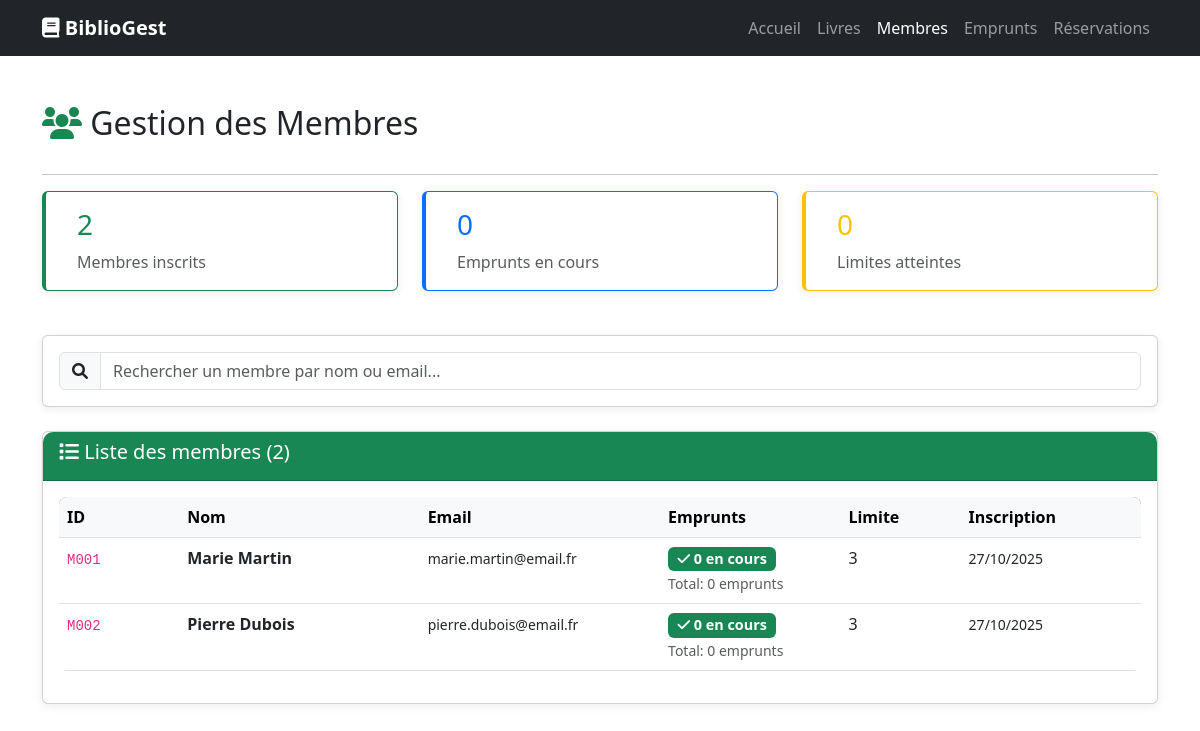
Page /pages/membres.php on the committed database.
### tables this page shows
CREATE TABLE Membre (
    id VARCHAR(50) PRIMARY KEY,
    nom VARCHAR(255) NOT NULL,
    email VARCHAR(255) UNIQUE NOT NULL,
    nbEmprunts INT DEFAULT 0,
    maxEmprunts INT DEFAULT 3,
    created_at TIMESTAMP DEFAULT CURRENT_TIMESTAMP,
    updated_at TIMESTAMP DEFAULT CURRENT_TIMESTAMP ON UPDATE CURRENT_TIMESTAMP
);

### pages/membres.php (the view, shortened to what this page needs)
<?php
$database = new Database();
$db = $database->getConnection();
$query = "SELECT M.*,
          COUNT(DISTINCT E.id) as total_emprunts_historique,
          COUNT(DISTINCT CASE WHEN E.statut = 'EN_COURS' THEN E.id END) as emprunts_actuels,
          SUM(CASE WHEN A.actif = TRUE THEN A.montant ELSE 0 END) as amendes_dues
          FROM Membre M
          LEFT JOIN Emprunt E ON M.id = E.membreId
          LEFT JOIN Amende A ON E.id = A.empruntId
          GROUP BY M.id
          ORDER BY M.nom";
$resultats = $db->query($query);
$statsQuery = "SELECT
    COUNT(*) as total,
    SUM(CASE WHEN nbEmprunts >= maxEmprunts THEN 1 ELSE 0 END) as limites_atteintes,
    SUM(nbEmprunts) as total_emprunts_cours
    FROM Membre";
$stats = $db->query($statsQuery)->fetch(PDO::FETCH_ASSOC);
?>
<!DOCTYPE html>
<html lang="fr">
<head>
    <link href="../assets/css/custom.css" rel="stylesheet">
    <link href="https://cdn.jsdelivr.net/npm/bootstrap@5.3.0/dist/css/bootstrap.min.css" rel="stylesheet">
    <link href="https://cdnjs.cloudflare.com/ajax/libs/font-awesome/6.0.0/css/all.min.css" rel="stylesheet">
</head>
<body>
    <nav class="navbar navbar-expand-lg navbar-dark bg-dark">
        <div class="container">
            <a class="navbar-brand" href="../index.php">
                <i class="fas fa-book"></i> BiblioGest
            </a>
            <div class="collapse navbar-collapse" id="navbarNav">
                <ul class="navbar-nav ms-auto">
                    <li class="nav-item"><a class="nav-link" href="../index.php">Accueil</a></li>
                    <li class="nav-item"><a class="nav-link" href="livres.php">Livres</a></li>
                    <li class="nav-item"><a class="nav-link active" href="membres.php">Membres</a></li>
                    <li class="nav-item"><a class="nav-link" href="emprunts.php">Emprunts</a></li>
                    <li class="nav-item"><a class="nav-link" href="reservations.php">Réservations</a></li>
                </ul>
            </div>
        </div>
    </nav>
    <div class="container my-5">
        <div class="d-flex justify-content-between align-items-center mb-4">
            <h2><i class="fas fa-users text-success"></i> Gestion des Membres</h2>
        </div>
        <hr>
        <div class="row mb-4">
            <div class="col-md-4">
                <div class="card stat-box border-success">
                    <div class="card-body">
                        <h3 class="text-success"><?= $stats['total'] ?></h3>
                        <p class="text-muted mb-0">Membres inscrits</p>
                    </div>
                </div>
            </div>
            <div class="col-md-4">
                <div class="card stat-box border-primary">
                    <div class="card-body">
                        <h3 class="text-primary"><?= $stats['total_emprunts_cours'] ?></h3>
                        <p class="text-muted mb-0">Emprunts en cours</p>
                    </div>
                </div>
            </div>
            <div class="col-md-4">
                <div class="card stat-box border-warning">
                    <div class="card-body">
                        <h3 class="text-warning"><?= $stats['limites_atteintes'] ?></h3>
                        <p class="text-muted mb-0">Limites atteintes</p>
                    </div>
                </div>
            </div>
        </div>
        <div class="card mb-4">
            <div class="card-body">
                <div class="row">
                    <div class="col-md-12">
                        <div class="input-group">
                            <span class="input-group-text"><i class="fas fa-search"></i></span>
                            <input type="text" id="searchInput" class="form-control" placeholder="Rechercher un membre par nom ou email...">
                        </div>
                    </div>
                </div>
            </div>
        </div>
        <div class="card">
            <div class="card-header bg-success text-white">
                <h5><i class="fas fa-list"></i> Liste des membres (<?= $stats['total'] ?>)</h5>
            </div>
            <div class="card-body">
                <div class="table-responsive">
                    <table class="table table-hover" id="membresTable">
                        <thead class="table-light">
                            <tr>
                                <th width="10%">ID</th>
                                <th width="20%">Nom</th>
                                <th width="20%">Email</th>
                                <th width="15%">Emprunts</th>
                                <th width="10%">Limite</th>
                                <th width="15%">Inscription</th>
                            </tr>
                        </thead>
                        <tbody>
                            <?php while ($row = $resultats->fetch(PDO::FETCH_ASSOC)): ?>
                                <?php
                                $ratio = $row['emprunts_actuels'] / $row['maxEmprunts'];
                                $badgeClass = $ratio >= 1 ? 'danger' : ($ratio >= 0.7 ? 'warning' : 'success');
                                $badgeIcon = $ratio >= 1 ? 'fas fa-ban' : 'fas fa-check';
                                ?>
                                <tr class="membre-row">
                                    <td><code><?= htmlspecialchars($row['id']) ?></code></td>
                                    <td>
                                        <strong><?= htmlspecialchars($row['nom']) ?></strong>
                                    </td>
                                    <td>
                                        <small><?= htmlspecialchars($row['email']) ?></small>
                                    </td>
                                    <td>
                                        <span class="badge bg-<?= $badgeClass ?> badge-limit">
                                            <i class="<?= $badgeIcon ?>"></i>
                                            <?= $row['emprunts_actuels'] ?> en cours
                                        </span>
                                        <br>
                                        <small class="text-muted">
                                            Total: <?= $row['total_emprunts_historique'] ?> emprunts
                                        </small>
                                    </td>
                                    <td>
                                        <?php if (isset($_SESSION['bibliothecaire'])): ?>
                                            <form method="POST" style="display:inline;">
                                                <input type="hidden" name="action" value="modifier_limite">
                                                <input type="hidden" name="membreId" value="<?= $row['id'] ?>">
                                                <select name="maxEmprunts" class="form-select form-select-sm" onchange="this.form.submit()">
                                                    <option value="1" <?= $row['maxEmprunts'] == 1 ? 'selected' : '' ?>>1</option>
                                                    <option value="2" <?= $row['maxEmprunts'] == 2 ? 'selected' : '' ?>>2</option>
                                                    <option value="3" <?= $row['maxEmprunts'] == 3 ? 'selected' : '' ?>>3</option>
                                                    <option value="5" <?= $row['maxEmprunts'] == 5 ? 'selected' : '' ?>>5</option>
                                                    <option value="10" <?= $row['maxEmprunts'] == 10 ? 'selected' : '' ?>>10</option>
                                                </select>
                                            </form>
                                        <?php else: ?>
                                            <?= $row['maxEmprunts'] ?>
                                        <?php endif; ?>
                                    </td>
                                    <td>
                                        <small><?= date('d/m/Y', strtotime($row['created_at'])) ?></small>
                                    </td>
                                </tr>
                            <?php endwhile; ?>
                        </tbody>
                    </table>
                </div>
            </div>
        </div>
    </div>
</body>
</html>

### assets/css/custom.css (style rules this page uses)
:root { --primary-color: #667eea; --secondary-color: #764ba2; --success-color: #28a745; --warning-color: #ffc107; --danger-color: #dc3545; --info-color: #17a2b8; }
.fade-in { animation: fadeIn 0.5s ease-out; }
.navbar-brand { font-weight: bold; font-size: 1.5rem; transition: transform 0.3s; }
.card { border-radius: 10px; box-shadow: 0 2px 10px rgba(0,0,0,0.08); transition: all 0.3s ease; margin-bottom: 20px; }
.card-header { border-radius: 10px 10px 0 0 !important; font-weight: 600; }
.table { border-radius: 8px; overflow: hidden; }
.table thead { background: linear-gradient(135deg, #667eea 0%, #764ba2 100%); color: white; }
.table tbody tr { transition: background-color 0.2s; }
.badge { padding: 0.5em 0.8em; font-weight: 500; border-radius: 20px; }
.form-control, .form-select { border-radius: 25px; border: 2px solid #e0e0e0; padding: 0.6rem 1.2rem; transition: all 0.3s; }

### pages/membres.php (style rules this page uses)
.badge-limit { font-size: 0.9rem; }
.stat-box { border-left: 4px solid; padding-left: 15px; }

### rows in the picture
membre: id "M001", nom "Marie Martin", email "marie.martin@email.fr", emprunts_actuels "0", total_emprunts_historique "0", maxEmprunts "3", created_at "27/10/2025"
membre: id "M002", nom "Pierre Dubois", email "pierre.dubois@email.fr", emprunts_actuels "0", total_emprunts_historique "0", maxEmprunts "3", created_at "27/10/2025"

### other values in the picture
$stats['total'] "2"
$stats['total_emprunts_cours'] "0"
$stats['limites_atteintes'] "0"
